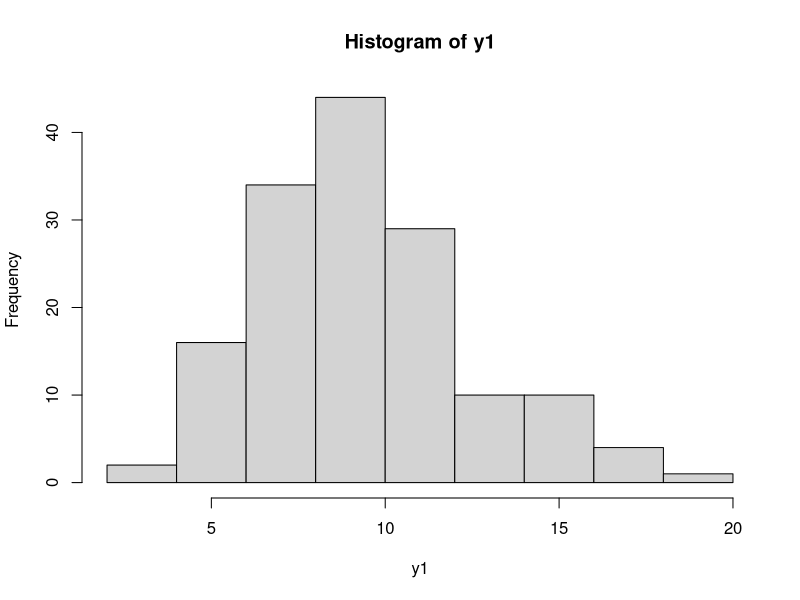

R code for this plot:
library(MASS)
mu=4.2


mu2=6.2

ngroup=46
y1<-rpois(150,10)
hist(y1)
summary(y1)
nsim<-1000
res<-rep(NA,nsim)

for(i in 1:nsim){
y1<-rpois(ngroup,mu)
y2<-rpois(ngroup,mu2)
d1<-data.frame(y=c(y1,y2),group=rep(c(0,1),each=ngroup))
m1<-glm(y~group,family=poisson,data=d1)
res[i]<-summary(m1)$coef[2,4]<.05
}
mean(res)
